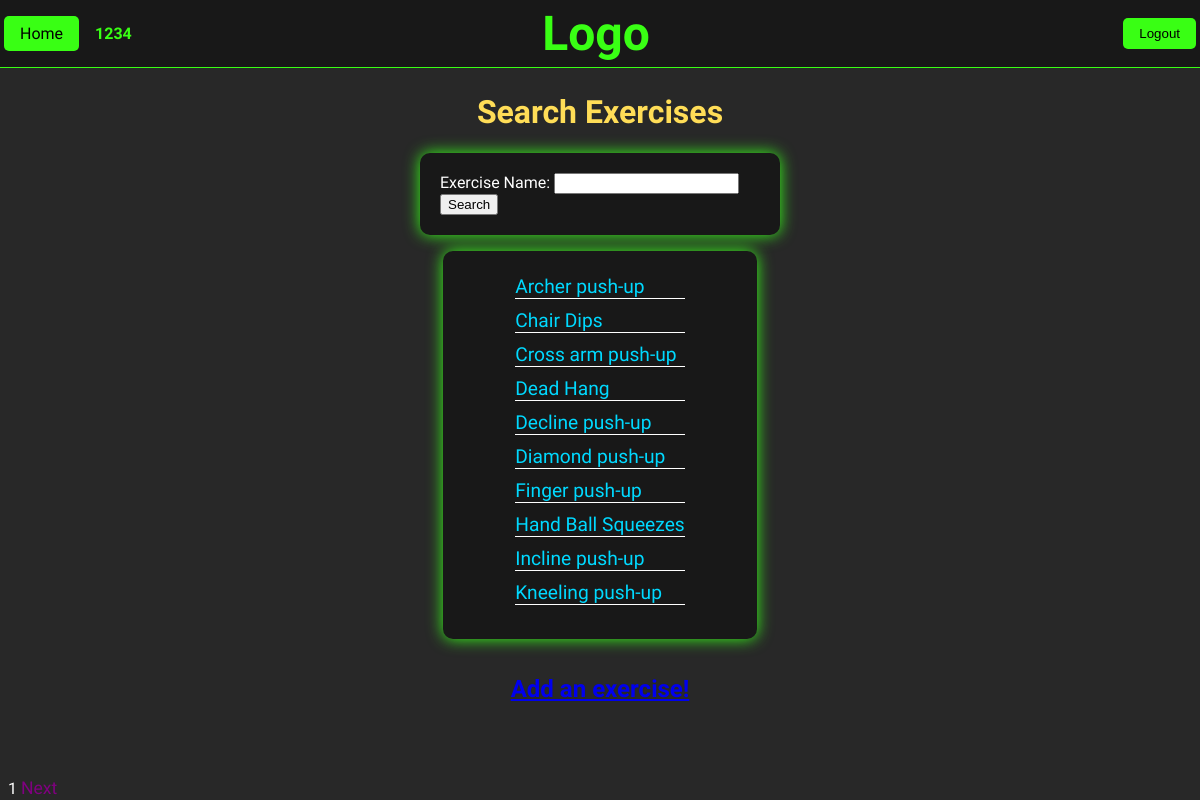
/exercises/search/ (signed in), run on an earlier commit of the app's database.
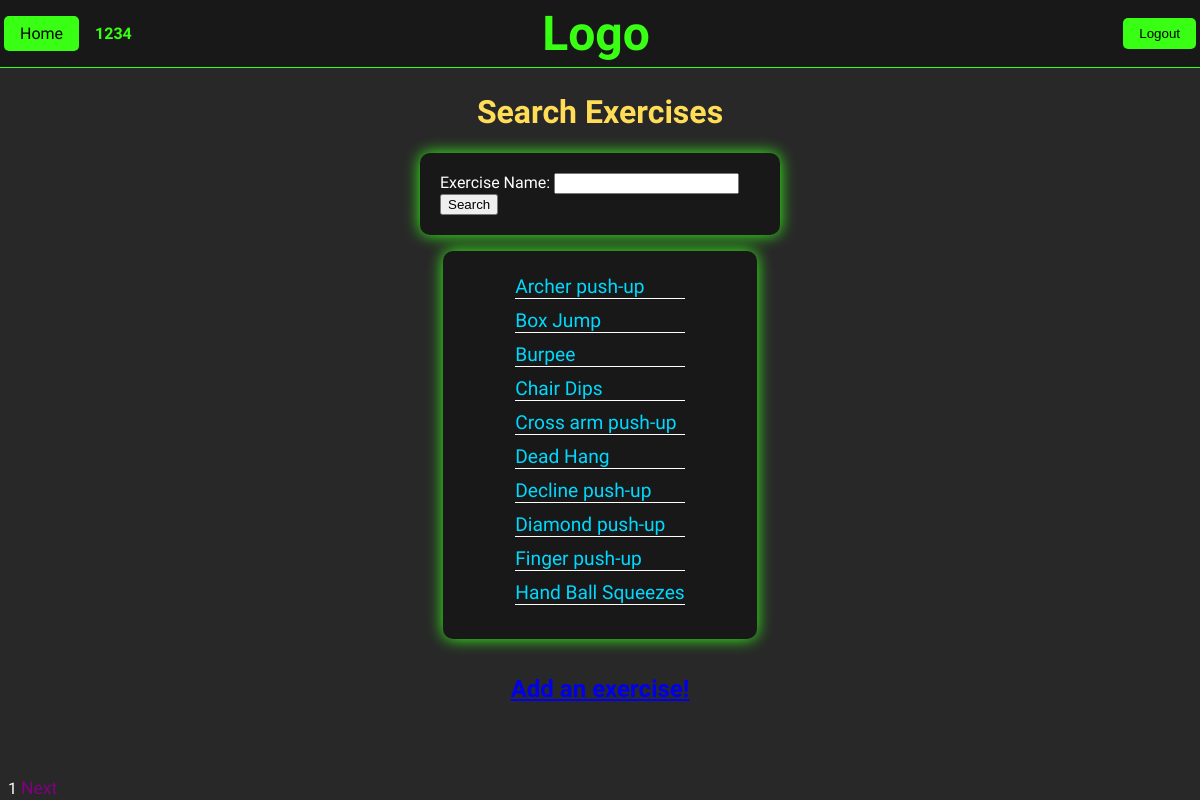
And on a later commit of the database.
### exercises/models.py (models this page shows, shortened)
class Exercise(models.Model):
    name = models.CharField(max_length=255)
    description = models.CharField(max_length=511)
    video_link = models.URLField(null=True, blank=True, max_length=255, default=None)

### exercises/views.py (the view)
# urls.py: path('search/', views.search_exercises, name='search_exercises'),
@login_required
def search_exercises(request):
    if request.GET.get('exercise_name'):
        search_query = request.GET.get('exercise_name')
    else:
        search_query = ''
    if request.GET.get('page'):
        page_number = int(request.GET.get('page'))
    else:
        page_number = 1
    with connection.cursor() as cursor:
        cursor.execute("""
            SELECT COUNT(*)
            FROM exercises_exercise e
            WHERE e.name LIKE CONCAT('%%', LOWER(%s), '%%')
            """, [search_query])
        total = cursor.fetchone()[0]
        last_page = ceil(total / NUM_ENTRIES_PER_PAGE)
        if last_page < 1:
            last_page = 1
        if page_number / NUM_ENTRIES_PER_PAGE > total:
            page_number = last_page
        offset = NUM_ENTRIES_PER_PAGE*(page_number - 1)
        cursor.execute("""
            SELECT e.id, e.name
            FROM exercises_exercise e
            WHERE e.name LIKE CONCAT('%%', LOWER(%s), '%%')
            ORDER BY e.name
            LIMIT 10 OFFSET %s
            """, [search_query, offset])
        rows = cursor.fetchall()
    template_args = {'exercises': rows, 'search_query': search_query, 'page_number': page_number}
    if page_number > 1:
        template_args['previous'] = page_number - 1
    if page_number < last_page:
        template_args['next'] = page_number + 1
    return render(request, 'exercises/search_exercises.html', template_args)

### exercises/templates/exercises/search_exercises.html (shortened to what this page needs)
{% extends 'gym/header.html' %}
{%load static %}
{% block content %}
<link rel="stylesheet" type="text/css" href="{% static 'exercises/search_exercises.css' %}">
<h1>Search Exercises</h1>
<form method="GET" class="search-exercises-form">
    <label for="id_exercise_name">Exercise Name:</label>
    <input type="text" name="exercise_name" value="{{ search_query }}" maxlength="255" id="id_exercise_name">
    <button type="submit">Search</button>
</form>
<div class="list-div">
    <ul>
    {% for exercise_id, exercise_name in exercises %}
        <li>
            <a href="{% url 'exercises:view_exercise' exercise_id %}">
            {{exercise_name}}
            </a>
        </li>
    {% endfor %}
    </ul>
</div>
{% if user.is_authenticated and user.user_type == 'FitGuildOfficer' %}
<h2><a href="{% url 'exercises:create_exercise' %}">Add an exercise!</a></h2>
{% endif %}
<div class="footer">
    {{ page_number }}
    {% if next %}
    <a href="{% url 'exercises:search_exercises' %}?page={{next}}&exercise_name={{search_query}}">Next</a>
    {% endif %}
</div>
{% endblock %}

What changed in the data, as far as the page shows it:
no longer on this page (row unchanged): Exercise: name "Incline push-up"
no longer on this page (row unchanged): Exercise: name "Kneeling push-up"
added Exercise: name "Box Jump"
added Exercise: name "Burpee"
